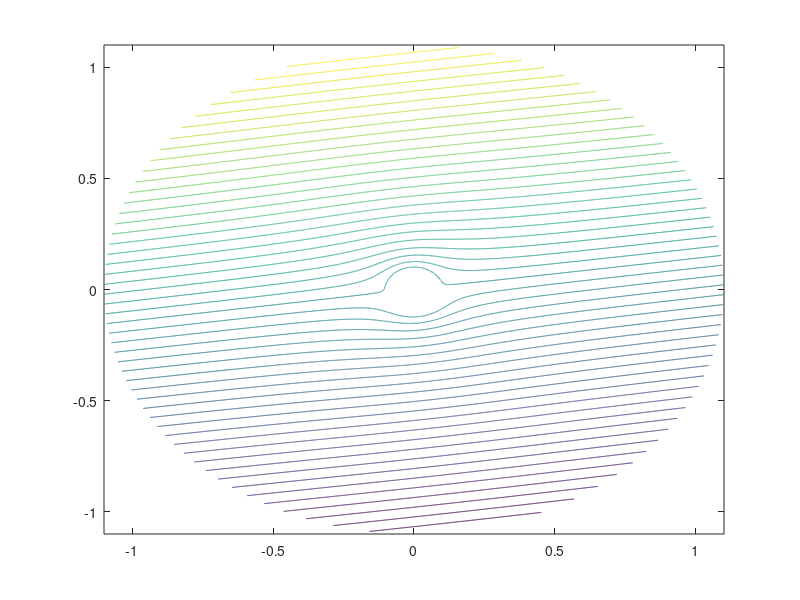

Write MATLAB code to recreate this figure.
clear all;
clc;

i = 1i; %imaginary number

R = 0.1; %Radius of cylinder
gam = 0.05; %Circulation of velocity around profile
degUhel = 8; %Angle of attack - degrees

uhel = pi * degUhel / 180; %Angle of attack - radians

%Speed
Uinfad = 10 * (cos(uhel) - sin(uhel) * i);
Uinf = 10 * (cos(uhel) + sin(uhel) * i);

%Region Omega - polar coordinates, radius of contour area r = < 0.1 ; 1.1 >
[rr,phi] = meshgrid(R + 10 * R * (0:0.002:1), 0:0.001:(2 * pi) );

%Polar complex number
xx = rr .* cos(phi);
yy = rr .* sin(phi);
zz = xx + i .* yy;

%Complex potential
Fzz = Uinfad * zz + Uinf * R^2 ./ zz - gam * log(zz) ./ (2 * pi * i);

tt = 0:0.02:1; %Parametr
aaa = min(min(imag(Fzz))); %Minimal value of Im(Fzz) in the entire matrix
bbb = max(max(imag(Fzz))); %Maximal value of Im(Fzz) in the entire matrix

%Plot -> xx, yy, Im(Fzz) = proudova fce, levels from min. to max. value
contour(xx, yy, imag(Fzz), aaa + (bbb - aaa) * tt);
